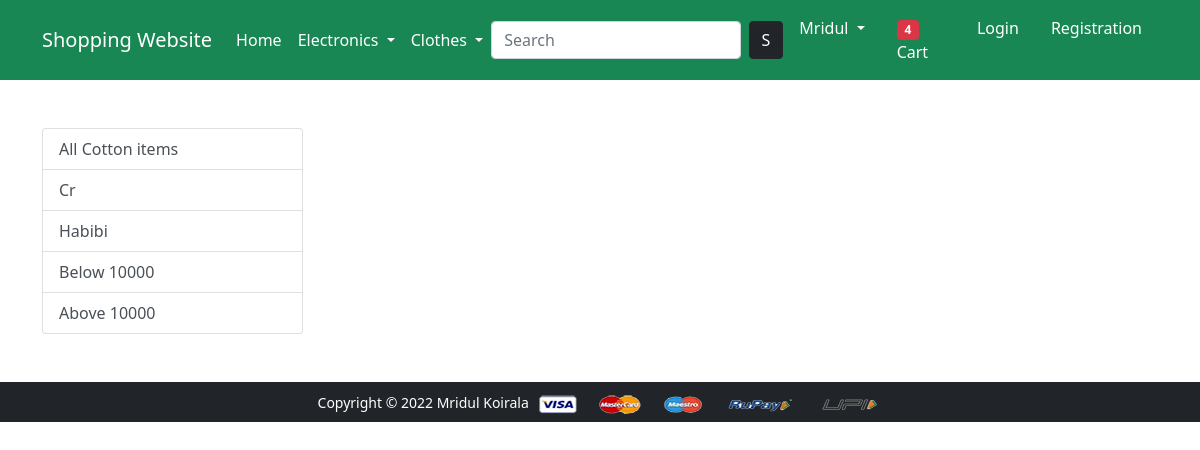
/cotton/, run on an earlier commit of the app's database.
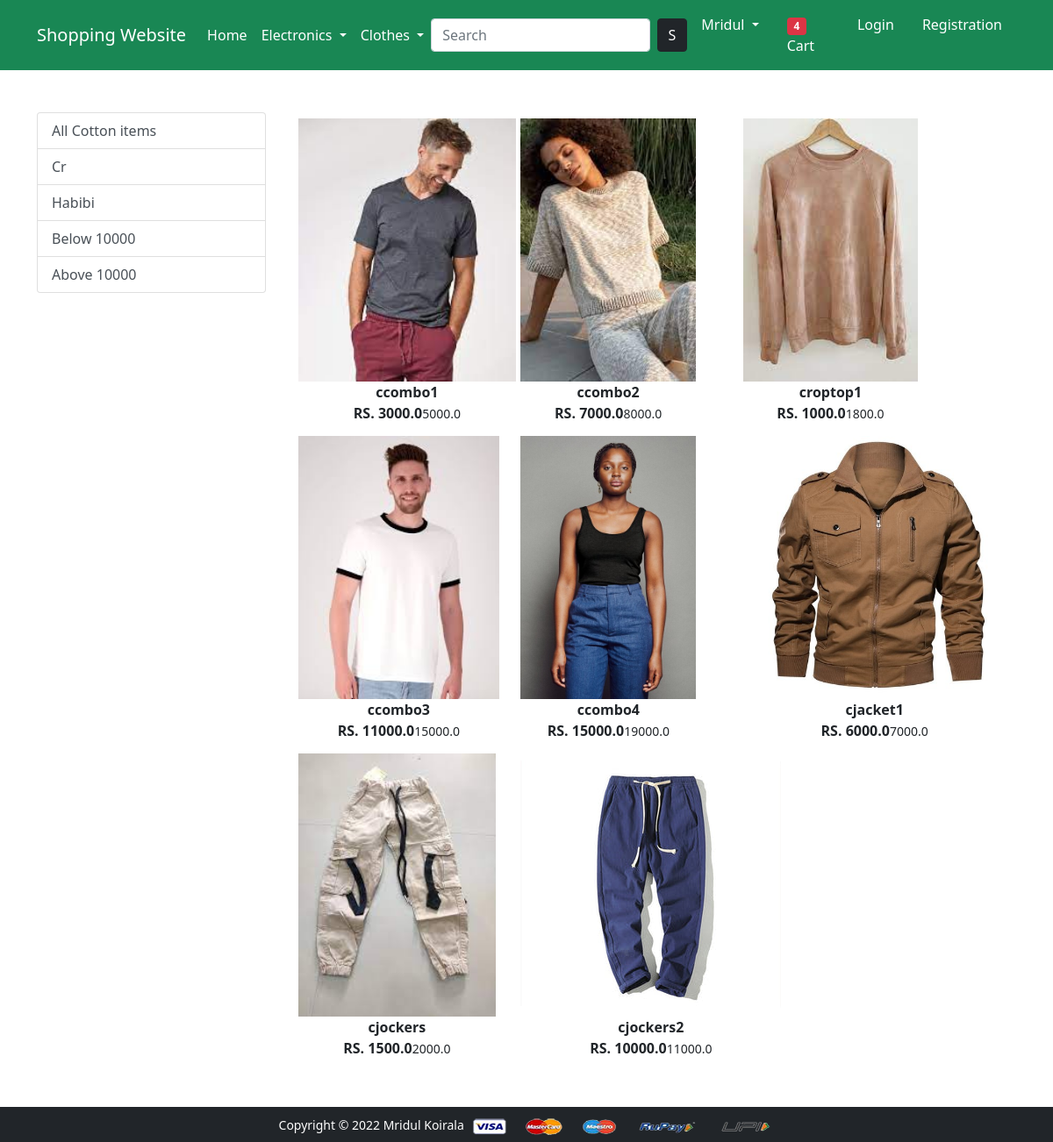
And on a later commit of the database.
### app/models.py (models this page shows, shortened)
class Product(models.Model):
    title = models.CharField(max_length=100)
    selling_price = models.FloatField()
    discounted_price = models.FloatField()
    description = models.TextField()
    brand = models.CharField(max_length=100)
    category = models.CharField(choices=CATEGORY_CHOICES, max_length=2)
    product_image = models.ImageField(upload_to='productimg')

### app/views.py (the view)
# urls.py: path('cotton/', views.cotton, name='cotton'),
def cotton(request , data=None):
    if data==None:
        cottons = Product.objects.filter(category='C')
    elif data =='Cr' or data=='Habibi':
        cottons=Product.objects.filter(category='C').filter(brand=data)
    elif data== 'below':
        cottons=Product.objects.filter(category='C').filter(discounted_price__lt=10000)
    elif data== 'above':
        cottons=Product.objects.filter(category='C').filter(discounted_price__gt=10000)
    return render(request, 'app/cotton.html', {'cottons':cottons})

### app/templates/app/cotton.html (shortened to what this page needs)
{% extends 'app/base.html' %}
{% load static %}
{% block main-content %}
<div class="container my-5">
 <div class="row">
  <div class="col-sm-3">
      <div class="list-group">
        <a href="{% url 'cotton' %}" class="list-group-item list-group-item-action" aria-current="true">All Cotton items</a>
        <a href="{% url 'cottondata' 'Cr' %}" class="list-group-item list-group-item-action" aria-current="true">Cr</a>
        <a href="{% url 'cottondata' 'Habibi' %}" class="list-group-item list-group-item-action" aria-current="true">Habibi</a>
        <a href="{% url 'cottondata' 'below' %}" class="list-group-item list-group-item-action" aria-current="true">Below 10000</a>
        <a href="{% url 'cottondata' 'above' %}" class="list-group-item list-group-item-action" aria-current="true">Above 10000</a>
      </div>
    </div>
    <div class="col-sm-8">
        <div class="row">
            {% for product in cottons %}
            <div class="col-sm-4" text-center mb-4>
          <a href="{% url 'product-detail' product.id %}" class="btn">
              <div class="item">
                  <img src="{{product.product_image.url}}" alt="" height="300" class="">
                  <div class="fw-bold">{{product.title}}</div>
                  <div class="fw-bold">RS. {{product.discounted_price}}<small class="fw-light text-decoration-line-throgh">{{product.selling_price}}</small></div>
                </div>
            </a>
        </div>
      {% endfor %}
    </div>
  </div>
 </div>
</div>
{% endblock main-content %}

### app/templates/app/base.html (shortened to what this page needs)
<!doctype html>
{% load static %}
<html lang="en">
  <head>
    <link href="https://cdn.jsdelivr.net/npm/bootstrap@5.0.0-beta1/dist/css/bootstrap.min.css" rel="stylesheet">
    <link rel="stylesheet" href="{% static 'app/css/owl.carousel.min.css' %}">
    <link rel="stylesheet" href="{% static 'app/css/all.min.css' %}">
    <link rel="stylesheet" href="{% static 'app/css/style.css' %}">
  </head>
  <body>
    <nav class="navbar navbar-expand-lg navbar-dark bg-success">
     <div class="container">
       <a class="navbar-brand" href="/">Shopping Website</a>
       <div class="collapse navbar-collapse" id="navbarSupportedContent">
         <ul class="navbar-nav me-auto mb-2 mb-lg-0">
           <li class="nav-item">
             <a class="nav-link active" aria-current="page" href="/">Home</a>
           </li>
           <li class="nav-item dropdown">
             <a class="nav-link dropdown-toggle text-white" href="#" id="electronicsDropdown" role="button" data-bs-toggle="dropdown" aria-expanded="false">
               Electronics
             </a>
           </li>
           <li class="nav-item dropdown">
             <a class="nav-link dropdown-toggle text-white" href="#" id="fashionDropdown" role="button" data-bs-toggle="dropdown" aria-expanded="false">
               Clothes
             </a>
           </li>
         </ul>
         <form class="d-flex">
           <input class="form-control me-2" type="search" placeholder="Search" aria-label="Search">
           <button class="btn btn-dark" type="submit">S</button>
         </form>
         <div>
          <ul class="navbar-nav me-auto mb-2 mb-lg-0">
           <li class="nav-item dropdown mx-2">
              <a class="nav-link dropdown-toggle text-white" href="#" id="profileDropdown" role="button" data-bs-toggle="dropdown" aria-expanded="false">
                Mridul
              </a>
            </li>
            <li class="nav-item mx-2">
             <a href="{% url 'add-to-cart' %}" class="nav-link text-white"><span class="badge bg-danger">4</span> Cart </a>
            </li>
            <li class="nav-item mx-2">
             <a href="{% url 'login' %}" class="nav-link text-white">Login</a>
            </li>
            <li class="nav-item mx-2">
             <a href="{% url 'customerregistration' %}" class="nav-link text-white">Registration</a>
            </li>
          </ul>
         </div>
       </div>
     </div>
    </nav>
    {% block main-content %} {% endblock main-content %}
    <footer class="container-fluid bg-dark text-center p-2 mt-5">
        <small class="text-white">Copyright &copy; 2022 Mridul Koirala </small>
        <img src="{% static 'app/images/payment.png' %}" alt="" srcset="" class="img-fluid" height="2px">
    </footer>
  </body>
</html>

What changed in the data, as far as the page shows it:
added Product: product_image (picture), title "ccombo1", discounted_price "3000.0", selling_price "5000.0"
added Product: product_image (picture), title "ccombo2", discounted_price "7000.0", selling_price "8000.0"
added Product: product_image (picture), title "croptop1", discounted_price "1000.0", selling_price "1800.0"
added Product: product_image (picture), title "ccombo3", discounted_price "11000.0", selling_price "15000.0"
added Product: product_image (picture), title "ccombo4", discounted_price "15000.0", selling_price "19000.0"
added Product: product_image (picture), title "cjacket1", discounted_price "6000.0", selling_price "7000.0"
added Product: product_image (picture), title "cjockers", discounted_price "1500.0", selling_price "2000.0"
added Product: product_image (picture), title "cjockers2", discounted_price "10000.0", selling_price "11000.0"
